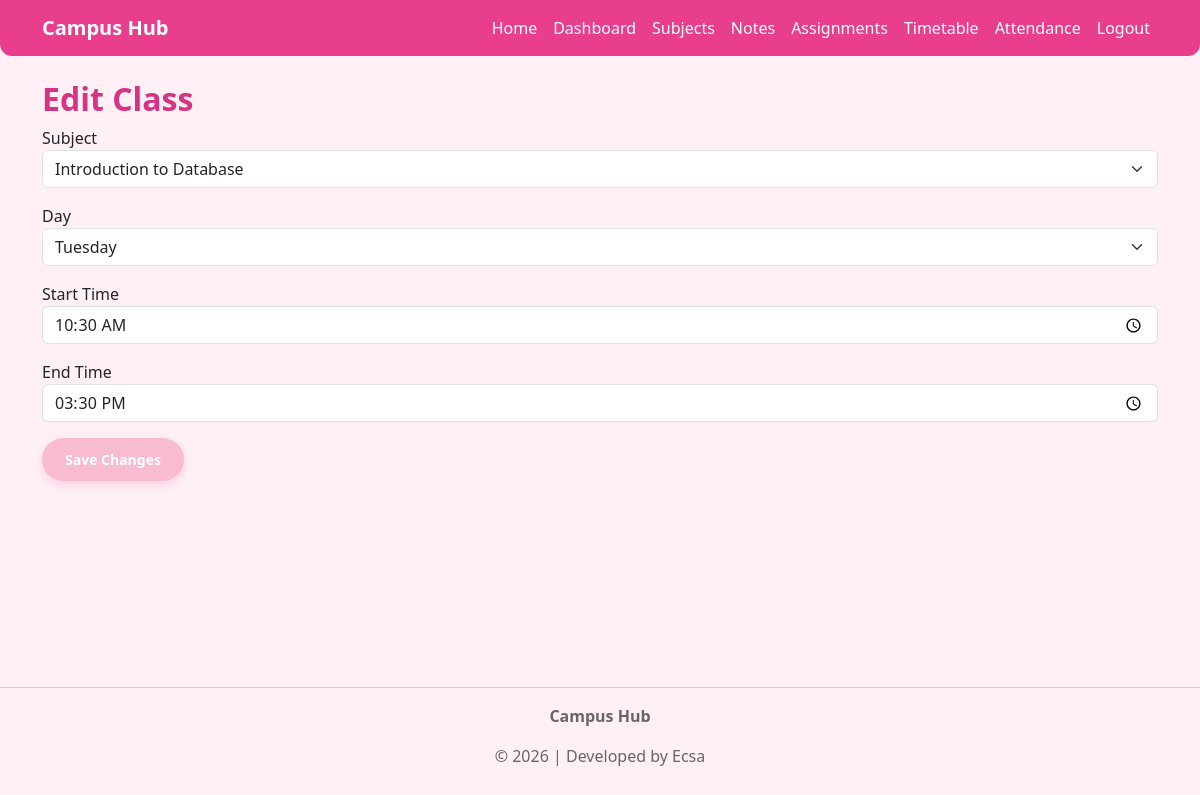
The app's page /edit_timetable/3 (signed in) with its own data.
### tables this page shows
CREATE TABLE timetable (
    id INTEGER PRIMARY KEY AUTOINCREMENT,
    user_id INTEGER NOT NULL,
    subject TEXT NOT NULL,
    day TEXT NOT NULL,
    start_time TEXT NOT NULL,
    end_time TEXT NOT NULL
);

### app.py (the view, shortened to what this page needs)
@app.route("/edit_timetable/<int:id>", methods=["GET", "POST"])
def edit_timetable(id):
    if "user_id" not in session:
        return redirect(url_for("login"))
    row = db.execute("""
        SELECT *
        FROM timetable
        WHERE id = ? AND user_id = ?
    """,
    id,
    session["user_id"])
    subjects = db.execute("""
        SELECT subject_name
        FROM subjects
        WHERE user_id = ?
    """, session["user_id"])
    return render_template(
        "edit_timetable.html",
        row=row[0],
        subjects=subjects
    )

### templates/edit_timetable.html (shortened to what this page needs)
{% extends "layout.html" %}
{% block content %}
<h2>Edit Class</h2>
<form action="{{ url_for('edit_timetable', id=row.id) }}" method="POST">
<div class="mb-3">
<label>Subject</label>
<select class="form-select" name="subject">
{% for subject in subjects %}
<option value="{{ subject.subject_name }}"
{% if subject.subject_name == row.subject %}selected{% endif %}>
{{ subject.subject_name }}
</option>
{% endfor %}
</select>
</div>
<div class="mb-3">
<label>Day</label>
<select class="form-select" name="day">
{% for d in ["Monday","Tuesday","Wednesday","Thursday","Friday","Saturday","Sunday"] %}
<option value="{{ d }}"
{% if d == row.day %}selected{% endif %}>
{{ d }}
</option>
{% endfor %}
</select>
</div>
<div class="mb-3">
<label>Start Time</label>
<input
type="time"
class="form-control"
name="start_time"
value="{{ row.start_time }}"
required>
</div>
<div class="mb-3">
<label>End Time</label>
<input
type="time"
class="form-control"
name="end_time"
value="{{ row.end_time }}"
required>
</div>
<button class="btn btn-complete">
Save Changes
</button>
</form>
{% endblock %}

### static/css/style.css (style rules this page uses)
body { background:#fff0f6; }
h2 { font-weight:bold; color:#d63384; }
.btn-complete { background:#f8bbd0; color:white; }
.btn-edit, .btn-delete, .btn-complete { padding:6px 12px; border-radius:8px; font-size:14px; }
.btn { box-shadow:0 4px 10px rgba(232,62,140,.18); }
.btn { border-radius:30px; padding:10px 22px; font-weight:600; box-shadow:0 4px 10px rgba(232,62,140,.18); }
html, body { height:100%; }
body { min-height:100vh; display:flex; flex-direction:column; background:#fff0f6; }

### records on screen
timetable: day "Tuesday", start_time "10:30", end_time "15:30"

### other values on screen
form field subject "Introduction to Database"
